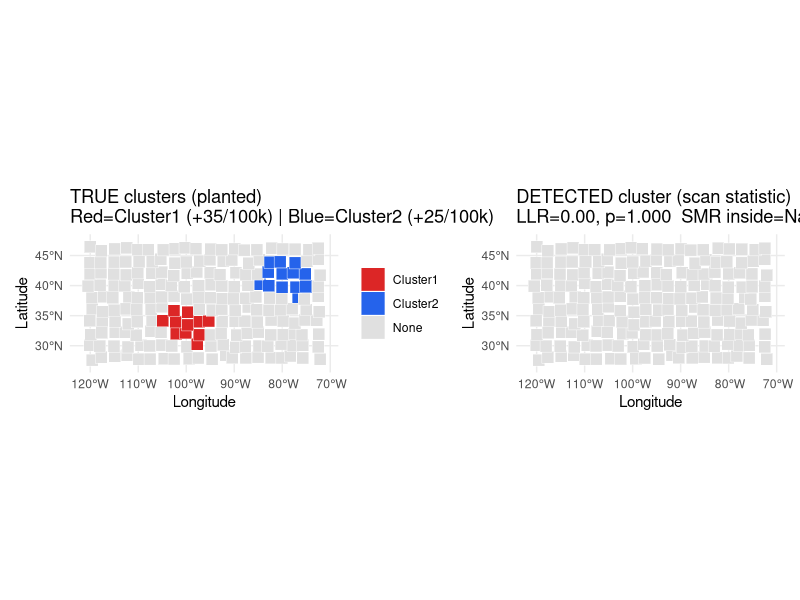
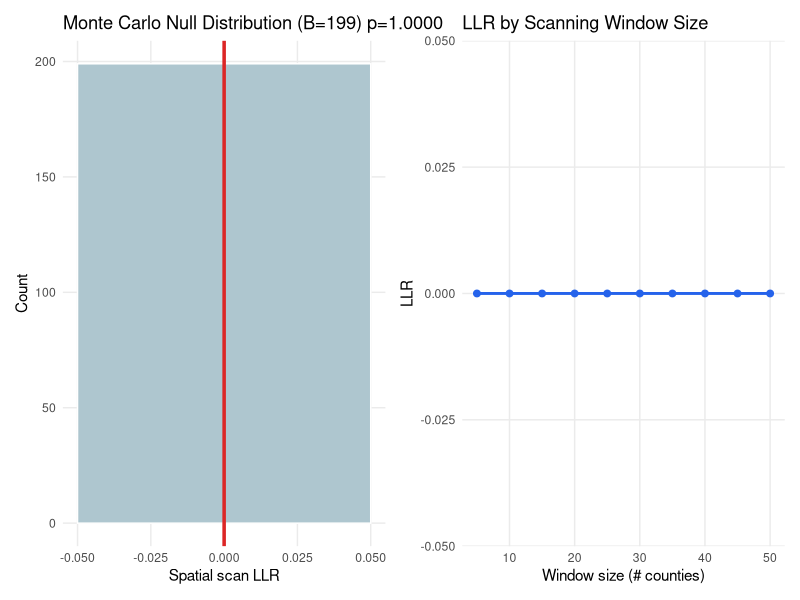
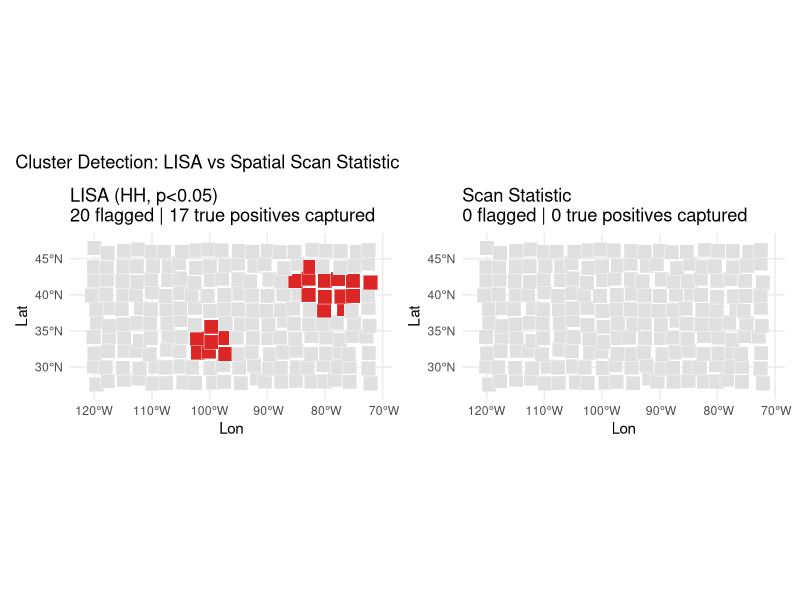
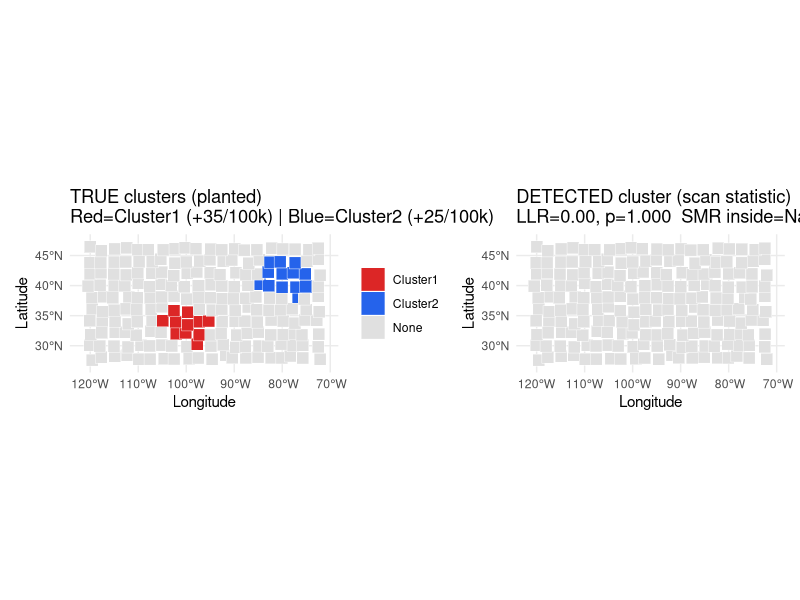
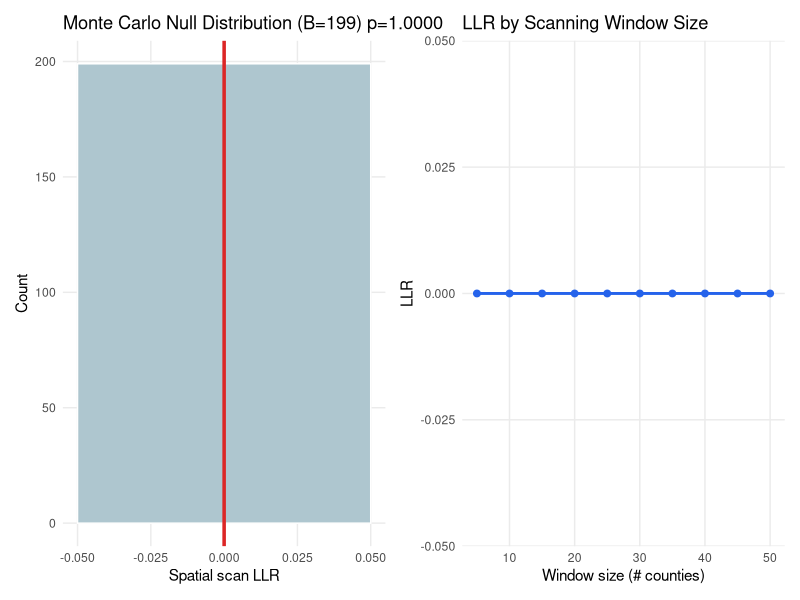
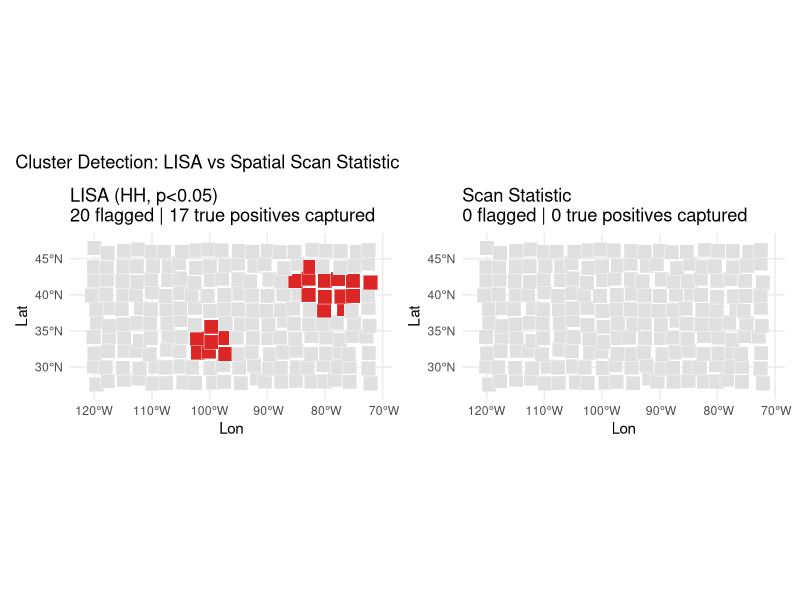

Write the R code that produced these figures, in order.
## ---- chunk 1
library(tidyverse)
library(sf)
library(spdep)
library(patchwork)

set.seed(42)
out_dir <- file.path(tempdir(), "mod07")
dir.create(out_dir, showWarnings = FALSE, recursive = TRUE)
theme_set(
  theme_minimal(base_size = 11) +
    theme(
      plot.background = element_rect(fill = "white", colour = NA),
      panel.background = element_rect(fill = "white", colour = NA),
      panel.grid.minor = element_blank()
    )
)

spatial_smooth <- function(values, row_idx, col_idx, nrow, ncol, sigma = 2) {
  grid <- matrix(0, nrow = nrow, ncol = ncol)
  for (i in seq_along(values)) grid[row_idx[i], col_idx[i]] <- values[i]
  k <- ceiling(3 * sigma)
  xs <- (-k):k
  kern <- outer(dnorm(xs, sd = sigma), dnorm(xs, sd = sigma))
  kern <- kern / sum(kern)
  pad <- k
  gp <- matrix(0, nrow + 2 * pad, ncol + 2 * pad)
  gp[(pad + 1):(pad + nrow), (pad + 1):(pad + ncol)] <- grid
  out <- matrix(0, nrow, ncol)
  for (r in seq_len(nrow)) for (c in seq_len(ncol)) {
    out[r, c] <- sum(gp[r:(r + 2 * k), c:(c + 2 * k)] * kern)
  }
  mapply(function(r, c) out[r, c], row_idx, col_idx)
}

NROW <- 10; NCOL <- 20; N <- NROW * NCOL
row_idx <- rep(seq_len(NROW), each = NCOL)
col_idx <- rep(seq_len(NCOL), times = NROW)
lon <- -120 + (col_idx - 1) * 2.5 + rnorm(N, 0, 0.3)
lat <- 28 + (row_idx - 1) * 2.0 + rnorm(N, 0, 0.2)
pct_poverty <- 10 + 8 * rbeta(N, 2, 5) + 3 * sin(lon / 20)
pm25 <- 8 + 4 * rgamma(N, 2, 1)
population <- as.integer(rlnorm(N, 10.5, 1.0))
spatial_risk <- spatial_smooth(rnorm(N), row_idx, col_idx, NROW, NCOL)
cvd_rate <- (180 + 1.2 * pct_poverty + 0.5 * pm25 + 15 * spatial_risk + rnorm(N, 0, 12))
# Plant two known clusters
cluster1_mask <- (lon > -105) & (lon < -95) & (lat > 30) & (lat < 36)
cluster2_mask <- (lon > -85) & (lon < -75) & (lat > 38) & (lat < 44)
cvd_rate[cluster1_mask] <- cvd_rate[cluster1_mask] + 35
cvd_rate[cluster2_mask] <- cvd_rate[cluster2_mask] + 25
expected <- (cvd_rate / 100000) * population * 5
observed <- rpois(N, expected)
smr <- observed / pmax(expected, 1)

df <- tibble(
  county_id = sprintf("C%03d", seq_len(N) - 1),
  lon, lat, row = row_idx, col = col_idx,
  pct_poverty, pm25, population, cvd_rate, observed, expected, smr,
  true_cluster1 = cluster1_mask, true_cluster2 = cluster2_mask
)
geoms <- Map(function(lo, la) {
  st_polygon(list(matrix(
    c(lo - 1.25, la - 1, lo + 1.25, la - 1, lo + 1.25, la + 1,
      lo - 1.25, la + 1, lo - 1.25, la - 1), ncol = 2, byrow = TRUE
  )))
}, df$lon, df$lat)
gdf <- st_sf(df, geometry = st_sfc(geoms, crs = 4326))
cat(sprintf("N=%d | Cluster1: %d counties | Cluster2: %d counties\n",
            N, sum(cluster1_mask), sum(cluster2_mask)))
## ---- chunk 2
scan_statistic_poisson <- function(df_in, max_pop_fraction = 0.5, n_perm = 199, seed = 42) {
  coords  <- cbind(df_in$lon, df_in$lat)
  O_total <- sum(df_in$observed)
  E_total <- sum(df_in$expected)
  n       <- nrow(df_in)
  max_pop <- sum(df_in$population) * max_pop_fraction
  dmat    <- as.matrix(dist(coords))

  llr_poisson <- function(O_z, E_z) {
    if (O_z == 0 || E_z == 0 || O_z <= E_z) return(0)
    O_out <- O_total - O_z
    E_out <- E_total - E_z
    if (O_out <= 0 || E_out <= 0 || O_out <= E_out) return(0)
    max(0, O_z * log(O_z / E_z) + O_out * log(O_out / E_out))
  }

  best_llr <- 0; best_center <- 1; best_radius <- 0; best_inside <- integer(0)

  for (ci in seq_len(n)) {
    ord <- order(dmat[ci, ])
    O_z <- 0; E_z <- 0; pop_z <- 0
    for (k in 2:n) {
      j <- ord[k]
      pop_z <- pop_z + df_in$population[j]
      if (pop_z > max_pop) break
      O_z <- O_z + df_in$observed[j]
      E_z <- E_z + df_in$expected[j]
      llr <- llr_poisson(O_z, E_z)
      if (llr > best_llr) {
        best_llr <- llr
        best_center <- ci
        best_radius <- dmat[ci, j]
        best_inside <- ord[2:k]
      }
    }
  }

  set.seed(seed)
  mc_llrs <- numeric(n_perm)
  E_arr <- df_in$expected
  p_mult <- E_arr / E_total
  for (b in seq_len(n_perm)) {
    O_perm <- as.numeric(rmultinom(1, O_total, p_mult))
    best_b <- 0
    for (ci in seq_len(n)) {
      ord <- order(dmat[ci, ])
      Oz <- 0; Ez <- 0; popz <- 0
      for (k in 2:n) {
        j <- ord[k]
        popz <- popz + df_in$population[j]
        if (popz > max_pop) break
        Oz <- Oz + O_perm[j]
        Ez <- Ez + E_arr[j]
        l <- llr_poisson(Oz, Ez)
        if (l > best_b) best_b <- l
      }
    }
    mc_llrs[b] <- best_b
  }

  list(
    best_llr = best_llr, best_center = best_center,
    best_radius = best_radius, best_inside = best_inside,
    p_value = mean(mc_llrs >= best_llr), mc_llrs = mc_llrs
  )
}

cat("Running spatial scan statistic (may take 1-2 minutes)...\n")
scan_res <- scan_statistic_poisson(df, max_pop_fraction = 0.40, n_perm = 199)
cat(sprintf(
  "Primary cluster: centre=%s | radius=%.2f° | n=%d counties | LLR=%.2f | p=%.4f\n",
  df$county_id[scan_res$best_center], scan_res$best_radius,
  length(scan_res$best_inside), scan_res$best_llr, scan_res$p_value
))
## ---- chunk 3
# Cluster map
gdf$in_cluster1 <- seq_len(N) %in% scan_res$best_inside
smr_in  <- mean(gdf$smr[gdf$in_cluster1])
smr_out <- mean(gdf$smr[!gdf$in_cluster1])

gdf$true_lab <- case_when(
  gdf$true_cluster1 ~ "Cluster1",
  gdf$true_cluster2 ~ "Cluster2",
  TRUE              ~ "None"
)

p_true <- ggplot(gdf) +
  geom_sf(aes(fill = true_lab), colour = "white", linewidth = 0.15) +
  scale_fill_manual(values = c(Cluster1 = "#DC2626", Cluster2 = "#2563EB", None = "#E0E0E0")) +
  labs(title = "TRUE clusters (planted)\nRed=Cluster1 (+35/100k) | Blue=Cluster2 (+25/100k)",
       fill = NULL, x = "Longitude", y = "Latitude")

cx <- df$lon[scan_res$best_center]
cy <- df$lat[scan_res$best_center]
sf_use_s2(FALSE)
circ <- st_buffer(st_sfc(st_point(c(cx, cy)), crs = 4326), dist = scan_res$best_radius)

p_det <- ggplot(gdf) +
  geom_sf(aes(fill = in_cluster1), colour = "white", linewidth = 0.15) +
  geom_sf(data = circ, fill = NA, colour = "black", linewidth = 1, linetype = "dashed") +
  scale_fill_manual(values = c("TRUE" = "#DC2626", "FALSE" = "#E0E0E0"), guide = "none") +
  labs(
    title = sprintf(
      "DETECTED cluster (scan statistic)\nLLR=%.2f, p=%.3f  SMR inside=%.3f vs outside=%.3f",
      scan_res$best_llr, scan_res$p_value, smr_in, smr_out
    ),
    x = "Longitude", y = "Latitude"
  )

p_scan <- p_true | p_det
print(p_scan)
ggsave(file.path(out_dir, "scan_cluster_map.png"), p_scan, width = 16, height = 5, dpi = 150)
## ---- chunk 4
detected <- gdf$in_cluster1
true_any <- gdf$true_cluster1 | gdf$true_cluster2

tp <- sum(detected & true_any)
fp <- sum(detected & !true_any)
fn <- sum(!detected & true_any)
tn <- sum(!detected & !true_any)

sensitivity <- if ((tp + fn) > 0) tp / (tp + fn) else 0
specificity <- if ((tn + fp) > 0) tn / (tn + fp) else 0
ppv         <- if ((tp + fp) > 0) tp / (tp + fp) else 0
npv         <- if ((tn + fn) > 0) tn / (tn + fn) else 0

cat("Cluster Detection Performance:\n")
cat(sprintf("  True positives  : %d\n", tp))
cat(sprintf("  False positives : %d\n", fp))
cat(sprintf("  False negatives : %d (true cluster counties missed)\n", fn))
cat(sprintf("  True negatives  : %d\n", tn))
cat(sprintf("  Sensitivity     : %.3f\n", sensitivity))
cat(sprintf("  Specificity     : %.3f\n", specificity))
cat(sprintf("  PPV             : %.3f\n", ppv))
cat(sprintf("  NPV             : %.3f\n", npv))

obs_in  <- sum(df$observed[detected]);  exp_in  <- sum(df$expected[detected])
obs_out <- sum(df$observed[!detected]); exp_out <- sum(df$expected[!detected])
rr <- (obs_in / exp_in) / (obs_out / exp_out)
cat(sprintf("\nRelative risk (inside vs outside detected cluster): %.3f\n", rr))
cat(sprintf("Expected RR from planted effect: ~%.2f to ~%.2f\n", 1 + 35 / 180, 1 + 25 / 180))
## ---- chunk 5
p_mc <- ggplot(tibble(llr = scan_res$mc_llrs), aes(llr)) +
  geom_histogram(bins = 30, fill = "#AEC6CF", colour = "white") +
  geom_vline(xintercept = scan_res$best_llr, colour = "#DC2626", linewidth = 1.2) +
  labs(
    x = "Spatial scan LLR", y = "Count",
    title = sprintf("Monte Carlo Null Distribution (B=199) p=%.4f", scan_res$p_value)
  )

cluster_sizes <- seq(5, 50, by = 5)
llrs_by_size <- sapply(cluster_sizes, function(max_in) {
  subset <- df[seq_len(max_in), ]
  O_z <- sum(subset$observed); E_z <- sum(subset$expected)
  O_out <- sum(df$observed) - O_z; E_out <- sum(df$expected) - E_z
  if (O_z > 0 && E_z > 0 && O_z > E_z && O_out > 0 && E_out > 0 && O_out > E_out) {
    max(0, O_z * log(O_z / E_z) + O_out * log(O_out / E_out))
  } else 0
})

p_size <- ggplot(tibble(size = cluster_sizes, llr = llrs_by_size), aes(size, llr)) +
  geom_line(colour = "#2563EB", linewidth = 1) +
  geom_point(colour = "#2563EB", size = 2) +
  labs(x = "Window size (# counties)", y = "LLR", title = "LLR by Scanning Window Size")

p_inf <- p_mc | p_size
print(p_inf)
ggsave(file.path(out_dir, "scan_inference.png"), p_inf, width = 14, height = 5, dpi = 150)
## ---- chunk 6
nb <- vector("list", N)
for (i in seq_len(N)) {
  nbrs <- which(pmax(abs(df$row - df$row[i]), abs(df$col - df$col[i])) <= 1)
  nb[[i]] <- setdiff(nbrs, i)
}
class(nb) <- "nb"
attr(nb, "region.id") <- as.character(seq_len(N))
lw <- nb2listw(nb, style = "W", zero.policy = TRUE)

lisa <- localmoran(df$cvd_rate, lw, zero.policy = TRUE)
z_std <- as.numeric(scale(df$cvd_rate))
z_lag <- lag.listw(lw, z_std, zero.policy = TRUE)
quad <- ifelse(z_std > 0 & z_lag > 0, "HH",
               ifelse(z_std < 0 & z_lag < 0, "LL", "Other"))
gdf$lisa_hh <- (lisa[, "Pr(z != E(Ii))"] < 0.05) & (quad == "HH")

# Getis-Ord G* for comparison
lw_g <- nb2listw(include.self(nb), style = "B", zero.policy = TRUE)
gs <- as.numeric(localG(df$cvd_rate, lw_g, zero.policy = TRUE))
gdf$gstar_hot <- gs > 1.96

p_lisa <- ggplot(gdf) +
  geom_sf(aes(fill = lisa_hh), colour = "white", linewidth = 0.15) +
  scale_fill_manual(values = c("TRUE" = "#DC2626", "FALSE" = "#E0E0E0"), guide = "none") +
  labs(
    title = sprintf("LISA (HH, p<0.05)\n%d flagged | %d true positives captured",
                    sum(gdf$lisa_hh), sum(gdf$lisa_hh & true_any)),
    x = "Lon", y = "Lat"
  )
p_sc <- ggplot(gdf) +
  geom_sf(aes(fill = in_cluster1), colour = "white", linewidth = 0.15) +
  scale_fill_manual(values = c("TRUE" = "#DC2626", "FALSE" = "#E0E0E0"), guide = "none") +
  labs(
    title = sprintf("Scan Statistic\n%d flagged | %d true positives captured",
                    sum(gdf$in_cluster1), sum(gdf$in_cluster1 & true_any)),
    x = "Lon", y = "Lat"
  )

p_cmp <- (p_lisa | p_sc) +
  plot_annotation(title = "Cluster Detection: LISA vs Spatial Scan Statistic")
print(p_cmp)
ggsave(file.path(out_dir, "lisa_vs_scan.png"), p_cmp, width = 14, height = 5, dpi = 150)
## ---- chunk 7
# Exercise 5 — secondary cluster detection
df_secondary <- df %>% filter(!gdf$in_cluster1) %>% mutate(.row = row_number())
cat(sprintf("Searching for secondary cluster in %d remaining counties...\n",
            nrow(df_secondary)))
scan_sec <- scan_statistic_poisson(df_secondary, max_pop_fraction = 0.40, n_perm = 99, seed = 99)
sec_center_county <- df_secondary$county_id[scan_sec$best_center]
sec_n <- length(scan_sec$best_inside)
cat(sprintf("Secondary cluster: centre=%s | n=%d counties | LLR=%.2f | p=%.3f\n",
            sec_center_county, sec_n, scan_sec$best_llr, scan_sec$p_value))
if (scan_sec$p_value < 0.05) {
  cat("Secondary cluster is statistically significant!\n")
  inside_sec <- scan_sec$best_inside
  true_cl2_idx <- which(df_secondary$true_cluster2)
  overlap <- length(intersect(true_cl2_idx, inside_sec))
  cat(sprintf("Overlap with true cluster 2: %d/%d counties\n",
              overlap, sum(df_secondary$true_cluster2)))
} else {
  cat("No significant secondary cluster found.\n")
}
